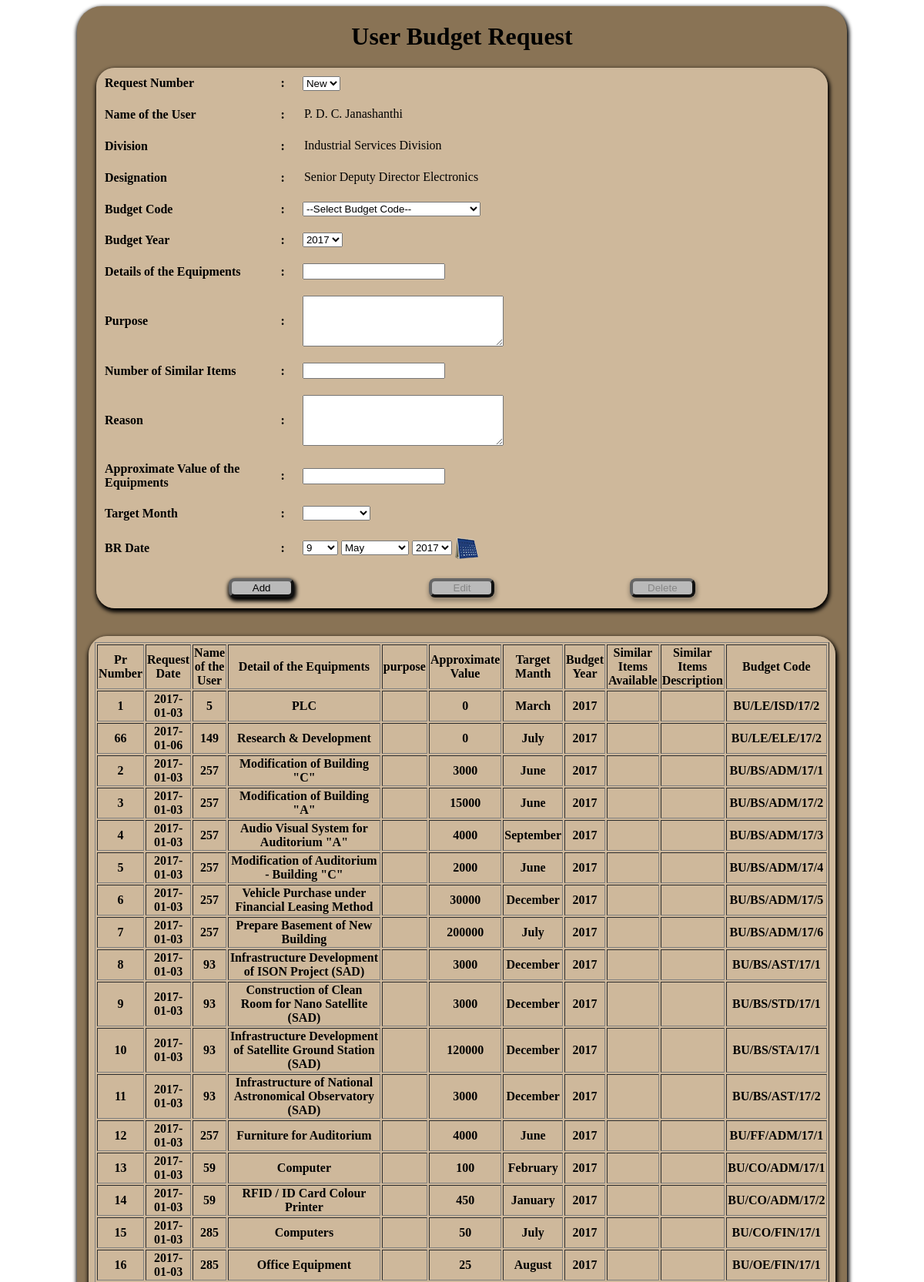
The page /budget_rquest.php (signed in, upper part) on the database its author committed.
### tables this page shows
CREATE TABLE `pc_bud_req_user` (
  `id` int(11) NOT NULL,
  `br_no` int(10) NOT NULL,
  `user` int(11) NOT NULL,
  `equ_detail` text NOT NULL,
  `purpose` text NOT NULL,
  `similar_equ` text NOT NULL,
  `reason` text NOT NULL,
  `value` double NOT NULL,
  `target_month` char(10) NOT NULL,
  `req_date` date NOT NULL,
  `bud_year` int(4) NOT NULL,
  `bud_code` varchar(20) NOT NULL,
  `sub_bud_code` varchar(15) NOT NULL,
  `approved` char(1) NOT NULL,
  `Recommend` char(1) NOT NULL,
  `Rec_DDG` char(1) NOT NULL,
  `Rec_DG` char(1) NOT NULL,
  `value_DDG` double NOT NULL,
  `value_DG` double NOT NULL,
  `balance` double NOT NULL,
  `value_fin` double NOT NULL,
  `status` varchar(1) NOT NULL DEFAULT 'n'
);

### phpfncs/Database.php (called while the page is built, shortened)
<?php
class DBOperations
{
private $ServerCon;
	public function Connect_to_DB($db)
	{
	$this->ServerCon = mysql_connect("localhost","root","");
	if (!$this->ServerCon)
		  {
		  die('Could not connect: ' . mysql_error());
		  }
	  else
		  {
			$this->DbCon =mysql_select_db('misaccdb', $this->ServerCon);
		  }
	}
	public function Exe_Qry($query)
	{
			$result = mysql_query($query, $this->ServerCon);
				if(!$result)
				{
					die('DB Error: ' . mysql_error(). " <br/>" .$query);
					echo '<script> alert ("'. mysql_error() .'"); </script>';
				}
				else
				{
					return $result;
				}
	}
	public function Next_Record($result)
	{
			return mysql_fetch_array($result);
	}
	public function Row_Count($result)
	{
			return mysql_num_rows($result);
	}
}
?>

### budget_rquest.php (the view, shortened to what this page needs)
<html>
<head>
<?php
require_once ("phpfncs/Database.php");
$db =new DBOperations('d');
$fncs= new FRMOperations();
$butOp=false;
if (isset($_POST['req_date']))
{
	$req_date=$_POST['req_date'];
}
else
{
	$req_date=date('y-m-d');
}
if (isset($_POST['equ_detail']))
{
	$equ_detail=$_POST['equ_detail'];
}
else
{
	$equ_detail="";
}
if (isset($_POST['purpose']))
{
	$purpose=$_POST['purpose'];
}
else
{
	$purpose="";
}
if (isset($_POST['similar_equ']))
{
	$similar_equ=$_POST['similar_equ'];
}
else
{
	$similar_equ="";
}
if (isset($_POST['reason']))
{
	$reason=$_POST['reason'];
}
else
{
	$reason="";
}
if (isset($_POST['txtval']))
{
	$value=$_POST['txtval'];
}
else
{
	$value="";
}
?>
<link href="css/Css_file.css" rel="stylesheet" type="text/css">
</head>
<body onLoad="sessSet('budget_rquest.php')" onClick="mytstfunc()">
<div id="wrapp">
 <form id="form1" name="form1" method="post" action="" onSubmit="" >
  <table id="wrapped2" align="center" width="136%"  border="0" cellpadding="10" cellspacing="1">
   <caption>
   <h1>User Budget Request</h1>
   </caption>
  <tr>
       <th width="172" align="left"> Request Number</th>
       <th width="5">:</th>
       <td width="569">
	   <?php
	   $ress = $db->Exe_Qry("SELECT br_no FROM pc_bud_req_user");
	 	echo'<select name = "PrCodeLst" id = "PrCodeLst"  onChange="document.form1.submit()">';
	echo '	<option value="'.(($db->Row_Count($ress))+1).'">New</option>';
		echo'</select>';
	   ?>
       </td>
      </tr>
      <tr>
       <th align="left">Name of the User</th>
       <th>:</th>
       <td name="txtusername" id = "txtusername">
	   <?php
	   $empno = $_SESSION['proclogin_un'];
		$ress = $db->Exe_Qry("SELECT Fullname FROM emp_details_tbl WHERE EmpNo='$empno'");
		while ($roww = $db->Next_Record($ress))
	    {
	        echo "<OPTION VALUE=".$roww["Fullname"].">".$roww["Fullname"]."</OPTION>";
		}
	   ?>
      </td>
      </tr>
	   <tr>
       <th align="left" >Division</th>
       <th>:</th>
       <td name="DivisionCode" id = "DivisionCode">
	   <?php
	   $empno = $_SESSION['proclogin_un'];
		$ress = $db->Exe_Qry("select * from division_tbl WHERE DivisionCode=(SELECT DivisionCode FROM emp_details_tbl WHERE EmpNo='$empno')");
		while ($roww = $db->Next_Record($ress))
	    {
	        echo "<OPTION VALUE=".$roww["DivisionCode"].">".$roww["Division"]."</OPTION>";
		}
	   ?>
	   </td>
      </tr>
	 <tr>
       <th align="left">Designation</th>
       <th>:</th>
       <td name="DesigCode" id = "DesigCode" >
	   <?php
	   $empno = $_SESSION['proclogin_un'];
		$ress = $db->Exe_Qry("select * from designation_tbl WHERE DesigCode=(SELECT DesigCode FROM emp_details_tbl WHERE EmpNo='$empno')");
		while ($roww = $db->Next_Record($ress))
	    {
	        echo "<OPTION VALUE=".$roww["DesigCode"].">".$roww["Designation"]."</OPTION>";
		}
	   ?>
       </td>
      </tr>
	   <tr>
	   <th align="left" >Budget Code</th>
	   <th>:</th>
	  <td><select id = "txtbudgetcode" name = "txtbudgetcode">
		    <?php
								echo '<option value="New">--Select Budget Code--</option>';
			?>
		    </select><?php  ?>
		</div></td></tr>
	  <tr>
       <th align="left">Budget Year</th>
       <th>:</th>
       <td>
       <select id = "txtyear" name = "txtyear">
       <option value="<?php echo date('Y'); ?>"><?php echo date('Y'); ?></option>
       </select>
       </td>
      </tr>
	   <tr>
       <th align="left">Details of the Equipments</th>
       <th>:</th>
       <td><input type="text" name="equ_detail" id="equ_detail"  value="<?php echo $equ_detail;?>" /></td>
      </tr>
	   <tr>
       <th align="left">Purpose</th>
       <th>:</th>
       <td><textarea type="text" name="purpose" id="purpose"rows="4" cols="30"><?php echo $purpose;?></textarea> </td>
      </tr>
       <tr>
       <th align="left"> Number of Similar Items</th>
       <th>:</th>
       <td><input type="text" name="similar_equ" id="similar_equ" Value="<?php echo $similar_equ;?>"/></td>
      </tr>
      <tr>
       <th align="left">Reason</th>
       <th>:</th>
       <td><textarea type="text" name="reason" id="reason"  rows="4" cols="30"><?php echo $reason;?></textarea></td>
      </tr>
	  <tr>
       <th align="left">Approximate Value of the Equipments</th>
       <th>:</th>
       <td><input type="text" name="txtval" id="txtval" Value="<?php echo $value;?>"/></td>
      </tr>
	  <tr>
       <th align="left">Target Month</th>
       <th>:</th>
       <td><select id ="txttarget_month" name="txttarget_month">
      </select>
      </td>
      </tr>
      <tr>
       <th align="left">BR Date</th>
       <th>:</th>
       <td><?php $fncs->CrtCalender("req_date",$req_date,0);?></td>
      </tr>
      <tr>
       <td colspan="4"><table width="100%" border="0">
         <tr>
          <td class="tbrow" width="6%">&nbsp;</td>
          <td class="tbrow" width="22%"><div align="center">
            <input name="btnAdd" type="submit" id="btnAdd" value="Add" <?php if ($butOp){echo 'disabled="disabled"';}?> />
           </div></td>
          <td class="tbrow" width="22%"><div align="center">
            <input name="btnEdi" type="submit" id="btnEdi" value="Edit" <?php if ($butOp==false){echo 'disabled="disabled"';}?> />
           </div></td>
          <td class="tbrow" width="22%"><div align="center">
            <input name="btnDel" type="submit" id="btnDel" value="Delete" <?php if ($butOp==false){echo 'disabled="disabled"';}?> />
           </div></td>
          <td class="tbrow"  width="6%">&nbsp;</td>
         </tr>
        </table>
         </td>
      </tr>
  <br />
  <br />
  <table width="1429"  cellpadding="5" cellspacing="3" id="wrapped">
   <tr>
    <th width="1162">
    <table id="tbl_district" border="1"  align="center" style="font-size:16px;" >
    <tr>
    <th>Pr Number</th>
    <th>Request Date</th>
    <th>Name of the User</th>
	<th>Detail of the Equipments</th>
	<th>purpose</th>
    <th>Approximate Value</th>
    <th>Target Manth</th>
    <th>Budget Year</th>
    <th>Similar Items Available</th>
    <th>Similar Items Description</th>
    <th>Budget Code</th>
    </tr>
    <?php
    $ress=$db->Exe_Qry("SELECT * FROM pc_bud_req_user;");
	while ($roww = $db->Next_Record($ress))
	    {
	        echo "<tr>
			<th>".$roww["br_no"]."</th>
			<th>".$roww["req_date"]."</th>
			<th>".$roww["user"]."</th>
			<th>".$roww["equ_detail"]."</th>
			<th>".$roww["purpose"]."</th>
			<th>".$roww["value"]."</th>
			<th>".$roww["target_month"]."</th>
			<th>".$roww["bud_year"]."</th>
			<th>".$roww["similar_equ"]."</th>
			<th>".$roww["reason"]."</th>
			<th>".$roww["bud_code"]."</th>
			</tr>";
		}
	?>
	</table>
    </th>
   </tr>
  </table>
 <br />
 <br />
</body>
</html>

### css/Css_file.css (style rules this page uses)
Caption { color:#000000; white-space:nowrap; }
#wrapp { width:1000px; margin:auto; background:#897355; box-shadow:1px 3px 5px 2px; border-radius:2em; }
input[type="submit"],#browse,#start-upload,.butt { background:#bababa; border-radius: 8px; border-color:#666666; border-width:4px; width:85px; box-shadow:1px 3px 5px 2px; }
#wrapped { background:url(../images/inbg5.png); margin:auto; width:750px; box-shadow:1px 3px 5px 2px; border-radius:1.5em; }
#wrapped2 { background:url(../images/inbg5.png); margin:auto; width:95%; box-shadow:1px 3px 5px 2px; border-radius:1.5em; }
th, td { font-weight:bolder; vertical-align:central; color:#000; font-size:16px; }

### rows shown on the page
pc_bud_req_user: br_no "1", req_date "2017-01-03", user "5", equ_detail "PLC", value "0", target_month "March", bud_year "2017", bud_code "BU/LE/ISD/17/2"
pc_bud_req_user: br_no "66", req_date "2017-01-06", user "149", equ_detail "Research & Development", value "0", target_month "July", bud_year "2017", bud_code "BU/LE/ELE/17/2"
pc_bud_req_user: br_no "2", req_date "2017-01-03", user "257", equ_detail "Modification of Building \"C\"", value "3000", target_month "June", bud_year "2017", bud_code "BU/BS/ADM/17/1"
pc_bud_req_user: br_no "3", req_date "2017-01-03", user "257", equ_detail "Modification of Building \"A\"", value "15000", target_month "June", bud_year "2017", bud_code "BU/BS/ADM/17/2"
pc_bud_req_user: br_no "4", req_date "2017-01-03", user "257", equ_detail "Audio Visual System for Auditorium \"A\"", value "4000", target_month "September", bud_year "2017", bud_code "BU/BS/ADM/17/3"
pc_bud_req_user: br_no "5", req_date "2017-01-03", user "257", equ_detail "Modification of Auditorium - Building \"C\"", value "2000", target_month "June", bud_year "2017", bud_code "BU/BS/ADM/17/4"
pc_bud_req_user: br_no "6", req_date "2017-01-03", user "257", equ_detail "Vehicle Purchase under Financial Leasing Method", value "30000", target_month "December", bud_year "2017", bud_code "BU/BS/ADM/17/5"
pc_bud_req_user: br_no "7", req_date "2017-01-03", user "257", equ_detail "Prepare Basement of New Building", value "200000", target_month "July", bud_year "2017", bud_code "BU/BS/ADM/17/6"
pc_bud_req_user: br_no "8", req_date "2017-01-03", user "93", equ_detail "Infrastructure Development of ISON Project (SAD)", value "3000", target_month "December", bud_year "2017", bud_code "BU/BS/AST/17/1"
pc_bud_req_user: br_no "9", req_date "2017-01-03", user "93", equ_detail "Construction of Clean Room for Nano Satellite (SAD)", value "3000", target_month "December", bud_year "2017", bud_code "BU/BS/STD/17/1"
pc_bud_req_user: br_no "10", req_date "2017-01-03", user "93", equ_detail "Infrastructure Development of Satellite Ground Station (SAD)", value "120000", target_month "December", bud_year "2017", bud_code "BU/BS/STA/17/1"
pc_bud_req_user: br_no "11", req_date "2017-01-03", user "93", equ_detail "Infrastructure of National Astronomical Observatory (SAD)", value "3000", target_month "December", bud_year "2017", bud_code "BU/BS/AST/17/2"
pc_bud_req_user: br_no "12", req_date "2017-01-03", user "257", equ_detail "Furniture for Auditorium", value "4000", target_month "June", bud_year "2017", bud_code "BU/FF/ADM/17/1"
pc_bud_req_user: br_no "13", req_date "2017-01-03", user "59", equ_detail "Computer", value "100", target_month "February", bud_year "2017", bud_code "BU/CO/ADM/17/1"
pc_bud_req_user: br_no "14", req_date "2017-01-03", user "59", equ_detail "RFID / ID Card Colour Printer", value "450", target_month "January", bud_year "2017", bud_code "BU/CO/ADM/17/2"
pc_bud_req_user: br_no "15", req_date "2017-01-03", user "285", equ_detail "Computers", value "50", target_month "July", bud_year "2017", bud_code "BU/CO/FIN/17/1"
pc_bud_req_user: br_no "16", req_date "2017-01-03", user "285", equ_detail "Office Equipment", value "25", target_month "August", bud_year "2017", bud_code "BU/OE/FIN/17/1"

### other values the page prints
form field txtyear "2017"
form field value "9"
form field value "May"
form field value "2017"
